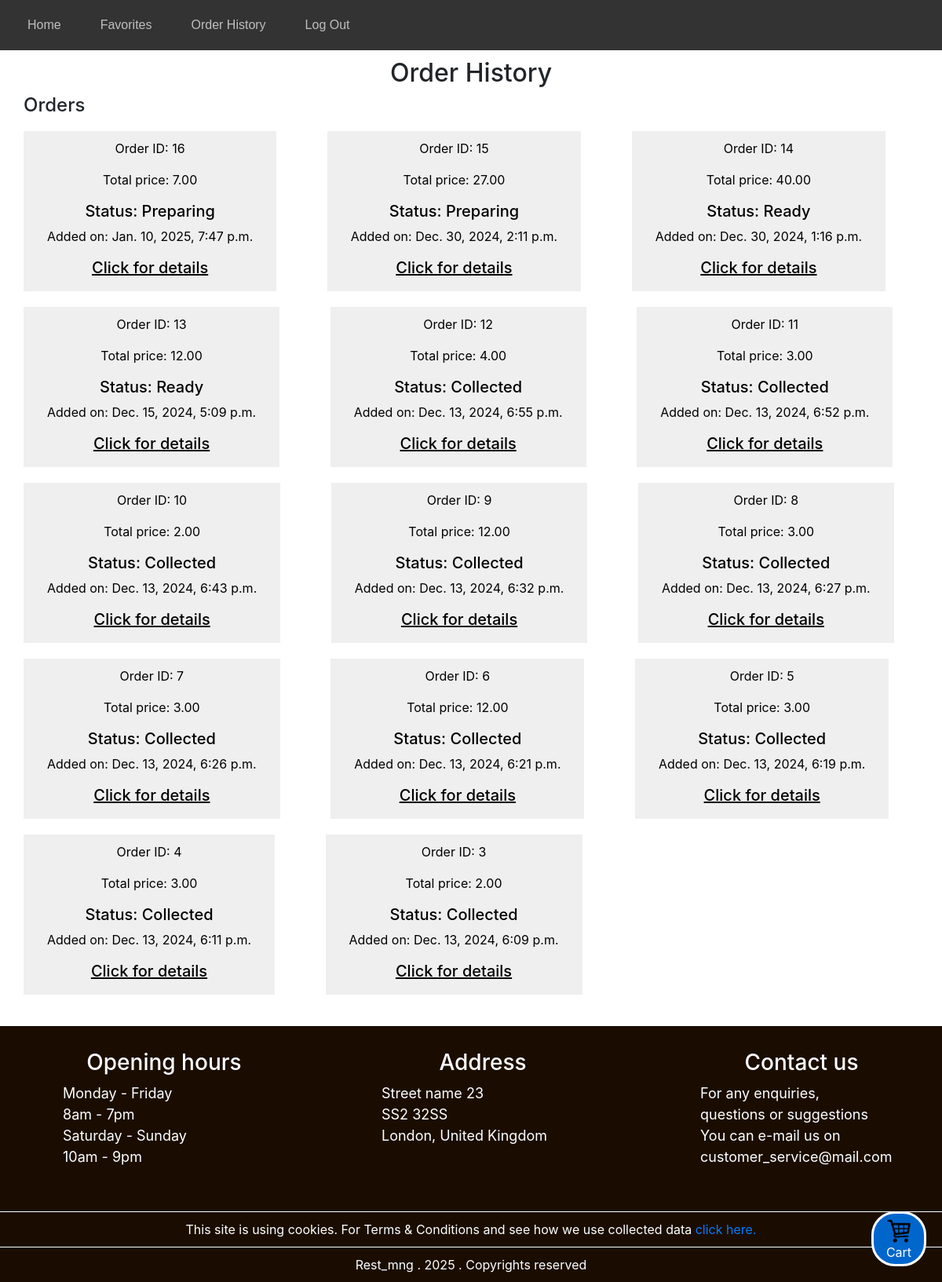
Screenshot of /history (signed in) with the database file from the repository.
### rest_mng/models.py (models this page shows)
class Sales(models.Model):
    user = models.ForeignKey(User, on_delete=models.CASCADE, related_name="sales")
    date = models.DateTimeField(auto_now_add=True, null=True, blank=True)
    total_price = models.DecimalField(max_digits=10, decimal_places=2)
    STATUS_CHOICES = [
        ('Preparing', 'Preparing'),
        ('Ready', 'Ready'),
        ('Collected', 'Collected'),
    ]
    status = models.CharField(max_length=9, choices=STATUS_CHOICES, default='Preparing')

### rest_mng/views.py (the view)
# urls.py: path("history", views.history, name="history"),
@login_required
def history(request):
    sales = Sales.objects.order_by('-date')
    items = SalesItems.objects.all()
    return render(request, 'rest_mng/sales_history.html',{
        'sales':sales,
        'items': items
    })

### rest_mng/templates/rest_mng/sales_history.html (shortened to what this page needs)
{% extends "rest_mng/layout.html" %}
{% load static %}
{% block body %}
<h2>Order History</h2>
<h4>Orders</h4>
<div class="order-list">
    {% for sale in sales %}
        <button class="order-toggle" onclick="toggleOrderDetails({{ sale.id }})">
            <p>Order ID: {{ sale.id }}</p>
            <p>Total price: {{ sale.total_price }}</p>
            <h5>Status: {{ sale.status }}</h5>
            <p>Added on: {{ sale.date }}</p>
            <h5 style="text-decoration:underline;">Click for details</h5>
        </button>
    {% empty %}
        <p>No Orders</p>
    {% endfor %}
</div>
{% endblock %}

### rest_mng/static/rest_mng/styles.css (style rules this page uses)
body, ul, li, a, input { margin: 0; padding: 0; box-sizing: border-box; }
h2 { text-align:center; margin-top: 10px; }
.order-toggle { border: 0; padding: 10px 30px; margin: 10px 30px; }
h3, h4 { margin-left:30px; }

### rows the page displays
Sales: id "16", total_price "7.00", status "Preparing", date "Jan. 10, 2025, 7:47 p.m."
Sales: id "15", total_price "27.00", status "Preparing", date "Dec. 30, 2024, 2:11 p.m."
Sales: id "14", total_price "40.00", status "Ready", date "Dec. 30, 2024, 1:16 p.m."
Sales: id "13", total_price "12.00", status "Ready", date "Dec. 15, 2024, 5:09 p.m."
Sales: id "12", total_price "4.00", status "Collected", date "Dec. 13, 2024, 6:55 p.m."
Sales: id "11", total_price "3.00", status "Collected", date "Dec. 13, 2024, 6:52 p.m."
Sales: id "10", total_price "2.00", status "Collected", date "Dec. 13, 2024, 6:43 p.m."
Sales: id "9", total_price "12.00", status "Collected", date "Dec. 13, 2024, 6:32 p.m."
Sales: id "8", total_price "3.00", status "Collected", date "Dec. 13, 2024, 6:27 p.m."
Sales: id "7", total_price "3.00", status "Collected", date "Dec. 13, 2024, 6:26 p.m."
Sales: id "6", total_price "12.00", status "Collected", date "Dec. 13, 2024, 6:21 p.m."
Sales: id "5", total_price "3.00", status "Collected", date "Dec. 13, 2024, 6:19 p.m."
Sales: id "4", total_price "3.00", status "Collected", date "Dec. 13, 2024, 6:11 p.m."
Sales: id "3", total_price "2.00", status "Collected", date "Dec. 13, 2024, 6:09 p.m."
